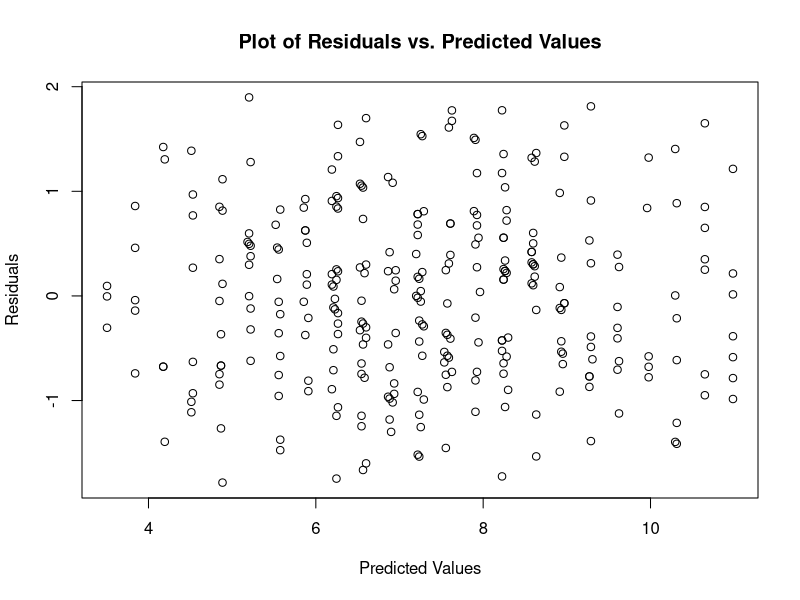
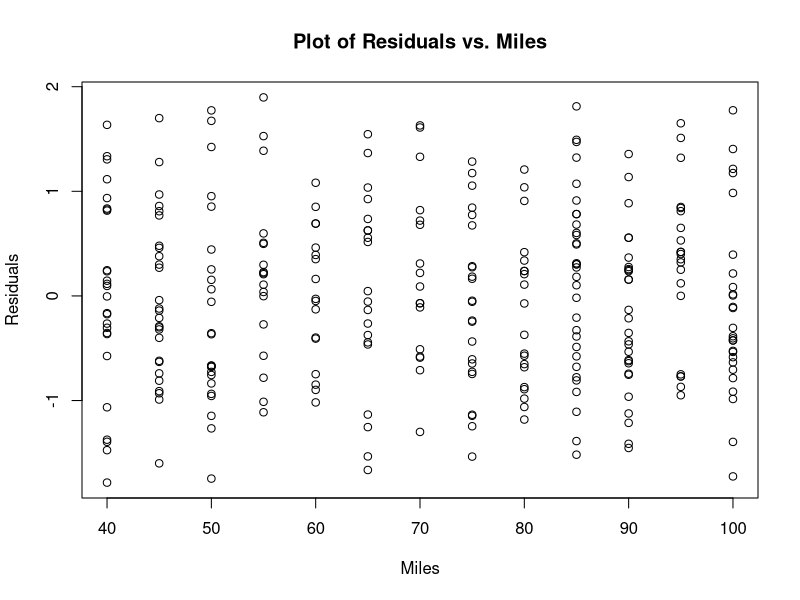
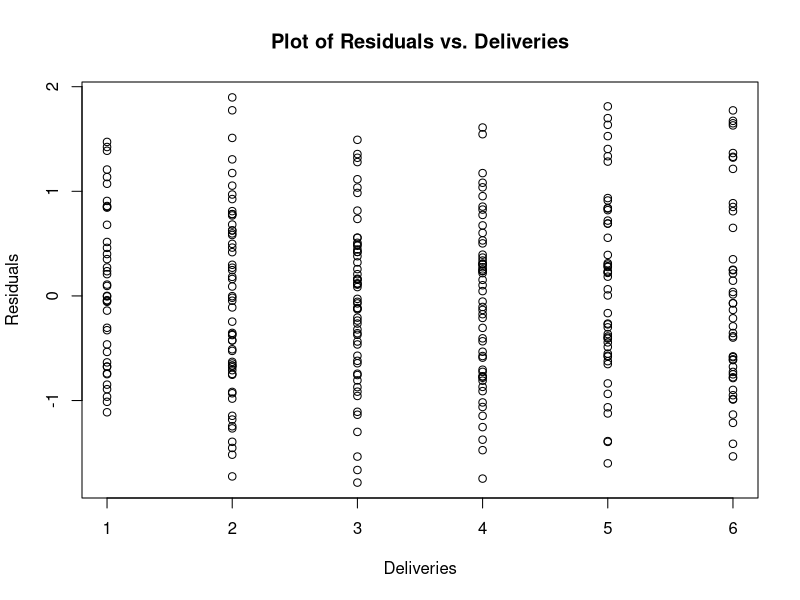
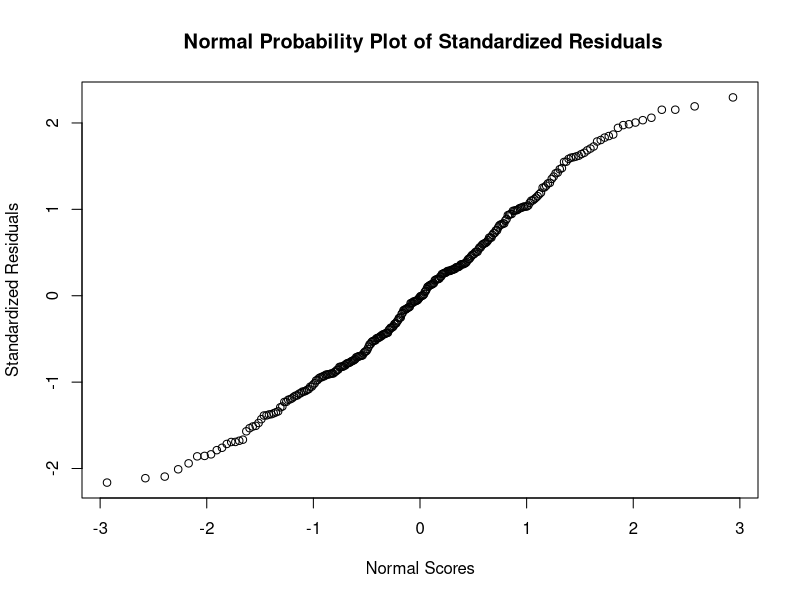

These charts were generated, in order, by the following R code:
# read in data file from working directory into a data frame
butler_with_deliveries_df <- read.csv("ButlerWithDeliveries.csv")
View(butler_with_deliveries_df)

# estimate the multiple linear regression model
butler_MLR <- lm(Time ~ Miles + Deliveries, data= butler_with_deliveries_df)
summary(butler_MLR)

# calculate the predicted values and the residuals and plot the residuals against the predicted values and the residuals against the independent variable
butler.pred=predict(butler_MLR)
butler.res=resid(butler_MLR)
plot(butler.pred,butler.res,ylab="Residuals",xlab="Predicted Values",main="Plot of Residuals vs. Predicted Values")
plot(butler_with_deliveries_df$Miles,butler.res,ylab="Residuals",xlab="Miles",main="Plot of Residuals vs. Miles")
plot(butler_with_deliveries_df$Deliveries,butler.res,ylab="Residuals",xlab="Deliveries",main="Plot of Residuals vs. Deliveries")

# calculate the standardized residuals and create a normal probability plot

butler.stdres=rstandard(butler_MLR)
qqnorm(butler.stdres,ylab="Standardized Residuals",xlab="Normal Scores",main=" Normal Probability Plot of Standardized Residuals")
list(butler.stdres)

# identifying possible outliers
butler.stdres[abs(butler.stdres) > 2]

# calculate the leverage values
hatvalues(butler_MLR)

# identifying any observations with large leverage values
hatvalues(butler_MLR)[hatvalues(butler_MLR) > 0.03]
                      
# calculate the Cook's D statistic
cooks.distance(butler_MLR)

# identifying any observations with large Cook's D statistic values
cooks.distance(butler_MLR)[cooks.distance(butler_MLR) > 1]

# calculate the confidence and prediction intervals for a new observation

newdata=data.frame(Miles=85,Deliveries=3)
predict(butler_MLR,newdata,interval="confidence",level=0.95)
predict(butler_MLR,newdata,interval="prediction",level=0.95)
new_butler_df<-read.csv("NewButler.csv")
predict(butler_MLR,new_butler_df,interval="confidence",level=0.95)
predict(butler_MLR,new_butler_df,interval="prediction",level=0.95)
